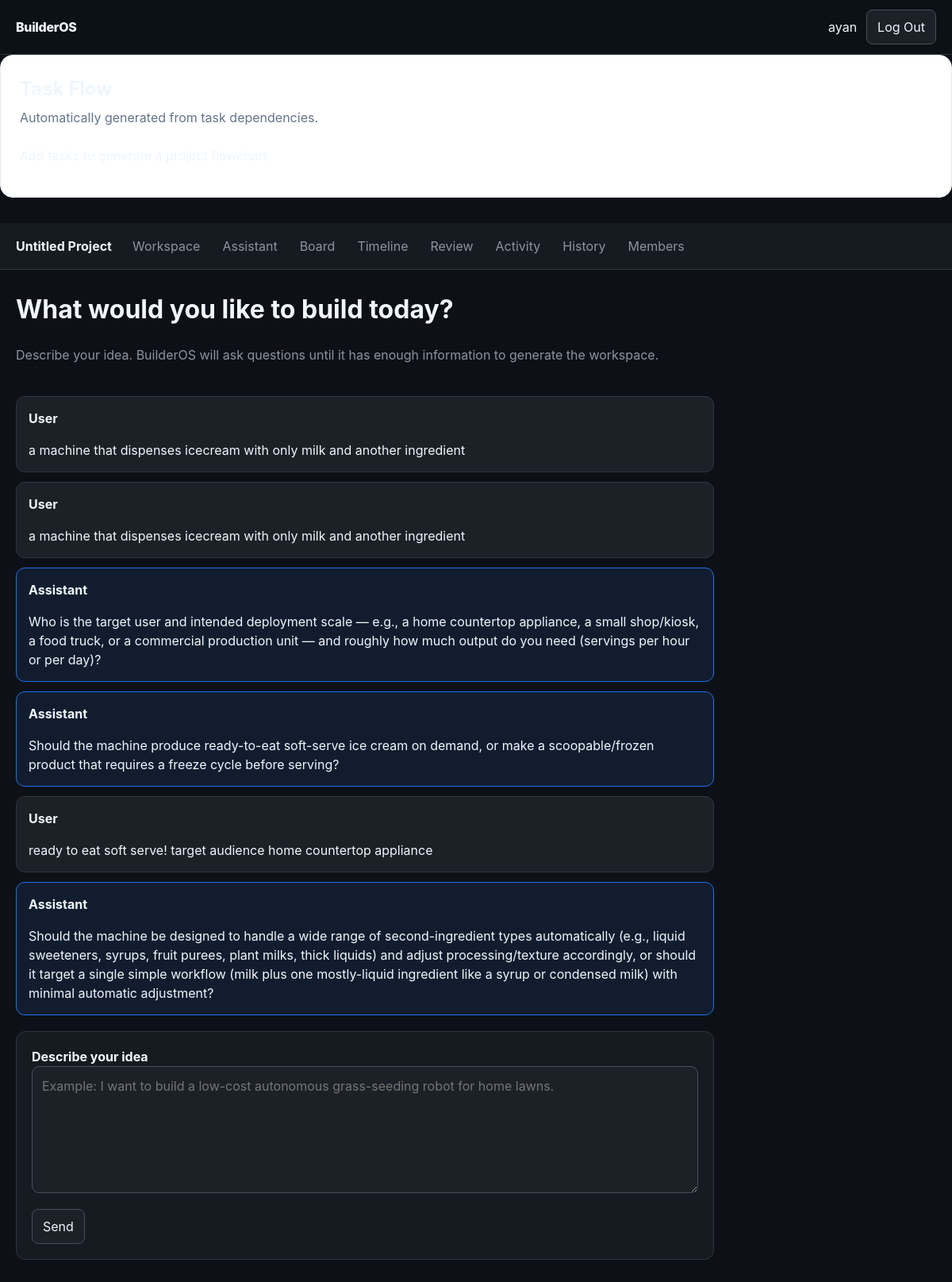
Screenshot of /projects/2/setup/ (signed in) with the database file from the repository.
### projects/models.py (models this page shows, shortened)
class Project(models.Model):
    class Status(models.TextChoices):
        DRAFT = "draft", "Draft"
        GENERATING = "generating", "Generating"
        ACTIVE = "active", "Active"
        ARCHIVED = "archived", "Archived"
    owner = models.ForeignKey(
        settings.AUTH_USER_MODEL,
        on_delete=models.CASCADE,
        related_name="projects",
    )
    name = models.CharField(max_length=150, blank=True)
    original_idea = models.TextField(blank=True)
    project_type = models.CharField(max_length=50, blank=True)
    status = models.CharField(
        max_length=20,
        choices=Status.choices,
        default=Status.DRAFT,
    )
    schedule_needs_refresh = models.BooleanField(
        default=False,
    )
    schedule_refresh_reason = models.TextField(
        blank=True,
    )
    schedule_last_generated_at = models.DateTimeField(
        null=True,
        blank=True,
    )
    created_at = models.DateTimeField(auto_now_add=True)
    updated_at = models.DateTimeField(auto_now=True)

class ProjectMessage(models.Model):
    class Role(models.TextChoices):
        USER = "user", "User"
        ASSISTANT = "assistant", "Assistant"
    project = models.ForeignKey(
        Project,
        on_delete=models.CASCADE,
        related_name="messages",
    )
    role = models.CharField(
        max_length=20,
        choices=Role.choices,
    )
    content = models.TextField()
    created_at = models.DateTimeField(
        auto_now_add=True,
    )
    class Meta:
        ordering = ["created_at"]

### projects/views.py (the view, shortened to what this page needs)
# urls.py: path("<int:pk>/setup/", views.project_setup, name="project_setup"),
@login_required
def project_setup(request, pk):
    project = get_owned_project_for_user(
        project_pk=pk,
        user=request.user,
    )
    if project.status == Project.Status.ACTIVE:
        return redirect(
            "workspace",
            project_pk=project.pk,
        )
    project_messages = project.messages.all()
    return render(
        request,
        "projects/setup.html",
        {
            "project": project,
            "project_messages": (
                project_messages
            ),
        },
    )

### projects/permissions.py (called while the page is built)
def get_owned_project_for_user(
    *,
    project_pk,
    user,
    **filters,
):
    return get_object_or_404(
        Project.objects.filter(
            owner=user,
            **filters,
        ),
        pk=project_pk,
    )

### projects/templates/projects/setup.html (shortened to what this page needs)
{% extends "projects/base.html" %}
{% block content %}
<div class="setup-layout">
    <header class="setup-intro">
        <h1 class="page-heading">
            What would you like to build today?
        </h1>
        <p>
            Describe your idea. BuilderOS will ask questions until
            it has enough information to generate the workspace.
        </p>
    </header>
    <div class="conversation">
        {% for project_message in project_messages %}
            <article
                class="
                    message
                    {% if project_message.role == 'user' %}
                        message-user
                    {% else %}
                        message-assistant
                    {% endif %}
                "
            >
                <strong>{{ project_message.get_role_display }}</strong>
                <div>
                    {{ project_message.content|linebreaks }}
                </div>
            </article>
        {% empty %}
            <div class="message">
                No setup messages yet. Describe your project below.
            </div>
        {% endfor %}
    </div>
    {% if project.status == "generating" %}
        <section class="generation-card">
            <h2>Project discovery complete</h2>
            <p>
                BuilderOS has enough information to create your
                workspace, initial task list, and project plan.
            </p>
            <form
                method="POST"
                action="{% url 'generate_workspace' project.pk %}"
                class="loading-form"
            >
                {% csrf_token %}
                <button
                    type="submit"
                    data-loading-text="Generating Workspace..."
                >
                    Generate Workspace
                </button>
            </form>
        </section>
    {% else %}
        <section class="setup-card">
            <form method="POST" id="setup-message-form">
                <label for="setup-message">
                    <strong>Describe your idea</strong>
                </label>
                <textarea
                    id="setup-message"
                    name="message"
                    placeholder="Example: I want to build a low-cost autonomous grass-seeding robot for home lawns."
                    required
                ></textarea>
                <div class="setup-actions">
                    <button
                        type="submit"
                        id="setup-submit-button"
                    >
                        Send
                    </button>
                </div>
            </form>
        </section>
    {% endif %}
</div>
{% endblock %}

### projects/templates/projects/base.html (shortened to what this page needs)
<!DOCTYPE html>
<html lang="en">
<head>
</head>
<body>
<header class="site-header">
    <div class="site-header-inner">
        <a class="brand" href="{% url 'project_list' %}">
            BuilderOS
        </a>
        <div class="header-right">
            {% if request.user.is_authenticated %}
                <span>{{ request.user.username }}</span>
                <form method="POST" action="{% url 'logout' %}">
                    <button type="submit">Log Out</button>
                </form>
            {% endif %}
        </div>
    </div>
</header>
<section class="task-flowchart-card">
    <div class="task-flowchart-header">
        <div>
            <h2>Task Flow</h2>
            <p>
                Automatically generated from task
                dependencies.
            </p>
        </div>
    </div>
    {% if task_flowchart %}
        <div class="task-flowchart-wrapper">
            <pre class="mermaid">
{{ task_flowchart }}
            </pre>
        </div>
    {% else %}
        <p>
        </p>
    {% endif %}
</section>
{% if project %}
<nav class="project-nav">
    <div class="project-nav-inner">
        <span class="project-title-inline">
            {{ project.name|default:"Untitled Project" }}
        </span>
        <a href="{% url 'workspace' project.pk %}">Workspace</a>
        <a href="{% url 'workspace_assistant' project.pk %}">Assistant</a>
        <a href="{% url 'project_board' project.pk %}">Board</a>
        <a href="{% url 'project_timeline' project.pk %}">Timeline</a>
        <a href="{% url 'project_review' project.pk %}">Review</a>
        <a href="{% url 'project_activity' project.pk %}">Activity</a>
        <a href="{% url 'project_change_history' project.pk %}">History</a>
        <a href="{% url 'project_members' project.pk %}">Members</a>
    </div>
</nav>
{% endif %}
<main>
    {% block content %}{% endblock %}
</main>
</body>
</html>

### projects/templates/projects/base.html (style rules this page uses)
:root { --background: #0d1117; --surface: #161b22; --surface-soft: #1c2128; --surface-raised: #22272e; --border: #30363d; --border-strong: #484f58; --text: #f0f6fc; --text-muted: #8b949e; --accent: #58a6ff; --accent-hover: #79c0ff; --success: #3fb950; --success-background: #12261a; --success-border: #238636; --warning: #d29922; --warning-background: #2b2111; --warning-border: #9e6a03; --danger: #f85149; --danger-background: #2d1517; --danger-border: #da3633; --info-background: #111d2f; --info-border: #1f6feb; --shadow: 0 8px 24px rgba(0, 0, 0, .22); }
* { box-sizing: border-box; }
body { margin: 0; background: var(--background); color: var(--text); font-family: Inter, ui-sans-serif, system-ui, -apple-system, BlinkMacSystemFont, "Segoe UI", sans-serif; line-height: 1.5; }
a { color: var(--accent); }
button, input, select, textarea { font: inherit; }
.site-header { position: sticky; top: 0; z-index: 20; border-bottom: 1px solid var(--border); background: rgba(13, 17, 23, .94); backdrop-filter: blur(12px); }
.site-header-inner { max-width: 1400px; margin: 0 auto; padding: 12px 20px; display: flex; align-items: center; gap: 18px; justify-content: space-between; }
.brand { color: var(--text); text-decoration: none; font-weight: 800; letter-spacing: -.02em; }
.header-right { display: flex; align-items: center; gap: 12px; flex-wrap: wrap; }
.project-nav { border-bottom: 1px solid var(--border); background: var(--surface); }
.project-nav-inner { max-width: 1400px; margin: 0 auto; padding: 10px 20px; display: flex; gap: 8px; align-items: center; flex-wrap: wrap; }
.project-nav a { color: var(--text-muted); text-decoration: none; padding: 7px 10px; border-radius: 7px; }
.project-title-inline { margin-right: 8px; color: var(--text); font-weight: 650; overflow-wrap: anywhere; }
main { max-width: 1400px; margin: 0 auto; padding: 26px 20px 50px; }
.button, button { display: inline-flex; align-items: center; justify-content: center; gap: 7px; border: 1px solid var(--border-strong); border-radius: 8px; padding: 9px 13px; background: var(--surface-soft); color: var(--text); text-decoration: none; cursor: pointer; }
.page-heading { margin-top: 0; }
.task-flowchart-card { margin-bottom: 32px; padding: 24px; border: 1px solid #e2e8f0; border-radius: 16px; background: white; }
.task-flowchart-header { display: flex; justify-content: space-between; gap: 16px; align-items: flex-start; margin-bottom: 24px; }
.task-flowchart-header h2 { margin: 0 0 6px; }
.task-flowchart-header p { margin: 0; color: #64748b; }

### projects/templates/projects/setup.html (style rules this page uses)
.setup-layout { max-width: 880px; display: grid; gap: 20px; }
.setup-intro { margin-bottom: 4px; }
.setup-intro p { color: var(--text-muted); }
.conversation { display: grid; gap: 12px; }
.message { border: 1px solid var(--border); border-radius: 11px; padding: 15px; background: var(--surface); }
.message-user { background: var(--surface-soft); }
.message-assistant { background: var(--info-background); border-color: var(--info-border); }
.message p:last-child { margin-bottom: 0; }
.setup-card, .generation-card { border: 1px solid var(--border); border-radius: 12px; padding: 19px; background: var(--surface); }
textarea { width: 100%; min-height: 160px; resize: vertical; border: 1px solid var(--border-strong); border-radius: 9px; background: var(--surface-soft); color: var(--text); padding: 12px; }
.setup-actions { margin-top: 14px; }

### rows the page displays
Project: name "Untitled Project"
ProjectMessage: role "User", content "a machine that dispenses icecream with only milk and another ingredient"
ProjectMessage: role "User", content "a machine that dispenses icecream with only milk and another ingredient"
ProjectMessage: role "Assistant", content "Who is the target user and intended deployment scale — e.g., a home countertop appliance, a small shop/kiosk, a food truck, or a commercial production unit — and roughly how much output do you need (servings per hour or per day)?"
ProjectMessage: role "Assistant", content "Should the machine produce ready-to-eat soft-serve ice cream on demand, or make a scoopable/frozen product that requires a freeze cycle before serving?"
ProjectMessage: role "User", content "ready to eat soft serve! target audience home countertop appliance"
ProjectMessage: role "Assistant", content "Should the machine be designed to handle a wide range of second-ingredient types automatically (e.g., liquid sweeteners, syrups, fruit purees, plant milks, thick liquids) and adjust processing/texture accordingly, or should it target a single simple workflow (milk plus one mostly-liquid ingredient like a syrup or condensed milk) with minimal automatic adjustment?"

### other values shown
{{ request.user.username }} "ayan"
